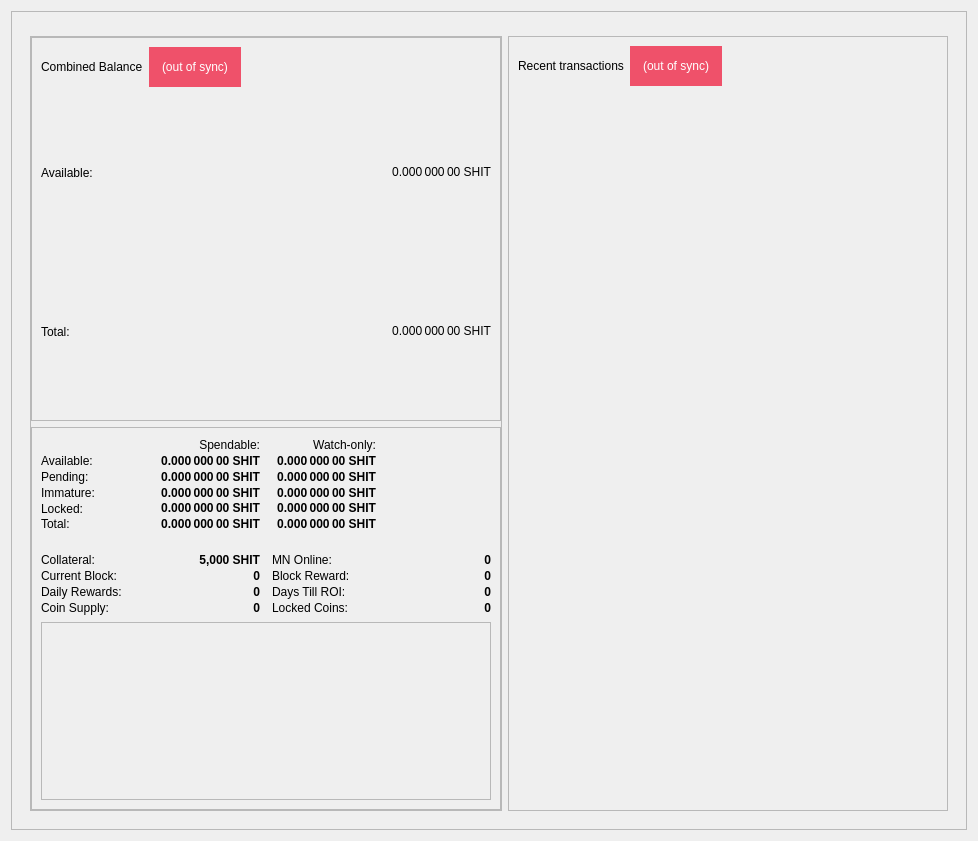
<?xml version="1.0" encoding="UTF-8"?>
<ui version="4.0">
 <class>OverviewPage</class>
 <widget class="QWidget" name="OverviewPage">
  <property name="geometry">
   <rect>
    <x>0</x>
    <y>0</y>
    <width>978</width>
    <height>841</height>
   </rect>
  </property>
  <property name="minimumSize">
   <size>
    <width>960</width>
    <height>682</height>
   </size>
  </property>
  <property name="windowTitle">
   <string>Form</string>
  </property>
  <layout class="QGridLayout" name="gridLayout_4">
   <item row="0" column="0">
    <widget class="QFrame" name="frame_BG">
     <property name="minimumSize">
      <size>
       <width>850</width>
       <height>610</height>
      </size>
     </property>
     <property name="maximumSize">
      <size>
       <width>16777215</width>
       <height>16777215</height>
      </size>
     </property>
     <property name="frameShape">
      <enum>QFrame::StyledPanel</enum>
     </property>
     <property name="frameShadow">
      <enum>QFrame::Raised</enum>
     </property>
     <layout class="QGridLayout" name="gridLayout_8">
      <item row="0" column="0">
       <widget class="QFrame" name="frame_Header">
        <layout class="QVBoxLayout" name="verticalLayout_Header">
         <property name="leftMargin">
          <number>0</number>
         </property>
         <property name="topMargin">
          <number>0</number>
         </property>
         <property name="rightMargin">
          <number>0</number>
         </property>
         <property name="bottomMargin">
          <number>0</number>
         </property>
        </layout>
       </widget>
      </item>
      <item row="1" column="0">
       <widget class="QFrame" name="frame_Content">
        <layout class="QGridLayout" name="gridLayout_2">
         <item row="0" column="0">
          <layout class="QVBoxLayout" name="verticalLayout_left" stretch="0">
           <item>
            <widget class="QFrame" name="frameObfuscation">
             <property name="minimumSize">
              <size>
               <width>0</width>
               <height>0</height>
              </size>
             </property>
             <property name="frameShape">
              <enum>QFrame::StyledPanel</enum>
             </property>
             <property name="frameShadow">
              <enum>QFrame::Raised</enum>
             </property>
             <layout class="QVBoxLayout" name="verticalLayout" stretch="0,0">
              <property name="leftMargin">
               <number>0</number>
              </property>
              <property name="topMargin">
               <number>0</number>
              </property>
              <property name="rightMargin">
               <number>0</number>
              </property>
              <property name="bottomMargin">
               <number>0</number>
              </property>
              <item>
               <widget class="QFrame" name="frame_CombinedBalances">
                <property name="minimumSize">
                 <size>
                  <width>470</width>
                  <height>0</height>
                 </size>
                </property>
                <property name="frameShape">
                 <enum>QFrame::StyledPanel</enum>
                </property>
                <property name="frameShadow">
                 <enum>QFrame::Raised</enum>
                </property>
                <layout class="QVBoxLayout" name="verticalLayout_5">
                 <property name="spacing">
                  <number>6</number>
                 </property>
                 <property name="sizeConstraint">
                  <enum>QLayout::SetNoConstraint</enum>
                 </property>
                 <item>
                  <layout class="QHBoxLayout" name="horizontalLayout_5" stretch="0,0,0">
                   <item>
                    <widget class="QLabel" name="label_5z">
                     <property name="minimumSize">
                      <size>
                       <width>0</width>
                       <height>20</height>
                      </size>
                     </property>
                     <property name="maximumSize">
                      <size>
                       <width>16777215</width>
                       <height>40</height>
                      </size>
                     </property>
                     <property name="font">
                      <font>
                       <weight>50</weight>
                       <bold>false</bold>
                      </font>
                     </property>
                     <property name="toolTip">
                      <string>Combined Balance (including unconfirmed and immature coins)</string>
                     </property>
                     <property name="text">
                      <string>Combined Balance</string>
                     </property>
                    </widget>
                   </item>
                   <item>
                    <widget class="QLabel" name="labelWalletStatus">
                     <property name="maximumSize">
                      <size>
                       <width>16777215</width>
                       <height>40</height>
                      </size>
                     </property>
                     <property name="cursor">
                      <cursorShape>WhatsThisCursor</cursorShape>
                     </property>
                     <property name="toolTip">
                      <string>The displayed information may be out of date. Your wallet automatically synchronizes with the Shit network after a connection is established, but this process has not completed yet.</string>
                     </property>
                     <property name="styleSheet">
                      <string notr="true">QLabel { background-color: #ef516a; color:#fff; padding:3px 10px; }</string>
                     </property>
                     <property name="text">
                      <string notr="true">(out of sync)</string>
                     </property>
                     <property name="alignment">
                      <set>Qt::AlignLeading|Qt::AlignLeft|Qt::AlignVCenter</set>
                     </property>
                    </widget>
                   </item>
                   <item>
                    <spacer name="horizontalSpacer_1">
                     <property name="orientation">
                      <enum>Qt::Horizontal</enum>
                     </property>
                     <property name="sizeHint" stdset="0">
                      <size>
                       <width>40</width>
                       <height>20</height>
                      </size>
                     </property>
                    </spacer>
                   </item>
                  </layout>
                 </item>
                 <item>
                  <layout class="QGridLayout" name="gridLayout_3">
                   <property name="horizontalSpacing">
                    <number>12</number>
                   </property>
                   <property name="verticalSpacing">
                    <number>0</number>
                   </property>
                   <item row="1" column="0">
                    <widget class="QLabel" name="labelBalanceTextz">
                     <property name="text">
                      <string>Available:</string>
                     </property>
                    </widget>
                   </item>
                   <item row="1" column="1">
                    <widget class="QLabel" name="labelBalancez">
                     <property name="font">
                      <font>
                       <weight>50</weight>
                       <bold>false</bold>
                      </font>
                     </property>
                     <property name="cursor">
                      <cursorShape>IBeamCursor</cursorShape>
                     </property>
                     <property name="toolTip">
                      <string>Your current spendable balance</string>
                     </property>
                     <property name="text">
                      <string notr="true">0.000 000 00 SHIT</string>
                     </property>
                     <property name="alignment">
                      <set>Qt::AlignRight|Qt::AlignTrailing|Qt::AlignVCenter</set>
                     </property>
                     <property name="textInteractionFlags">
                      <set>Qt::LinksAccessibleByMouse|Qt::TextSelectableByKeyboard|Qt::TextSelectableByMouse</set>
                     </property>
                    </widget>
                   </item>
                   <item row="2" column="0">
                    <widget class="QLabel" name="labelTotalTextz">
                     <property name="text">
                      <string>Total:</string>
                     </property>
                    </widget>
                   </item>
                   <item row="2" column="1">
                    <widget class="QLabel" name="labelTotalz">
                     <property name="font">
                      <font>
                       <weight>50</weight>
                       <bold>false</bold>
                      </font>
                     </property>
                     <property name="cursor">
                      <cursorShape>IBeamCursor</cursorShape>
                     </property>
                     <property name="toolTip">
                      <string>Total Balance, including all unavailable coins.</string>
                     </property>
                     <property name="text">
                      <string notr="true">0.000 000 00 SHIT</string>
                     </property>
                     <property name="alignment">
                      <set>Qt::AlignRight|Qt::AlignTrailing|Qt::AlignVCenter</set>
                     </property>
                     <property name="textInteractionFlags">
                      <set>Qt::LinksAccessibleByMouse|Qt::TextSelectableByKeyboard|Qt::TextSelectableByMouse</set>
                     </property>
                    </widget>
                   </item>
                  </layout>
                 </item>
                </layout>
               </widget>
              </item>
              <item>
               <widget class="QFrame" name="frame_Balances">
                <property name="frameShape">
                 <enum>QFrame::StyledPanel</enum>
                </property>
                <property name="frameShadow">
                 <enum>QFrame::Raised</enum>
                </property>
                <layout class="QVBoxLayout" name="verticalLayout_4">
                 <item>
                  <layout class="QGridLayout" name="gridLayout">
                   <property name="horizontalSpacing">
                    <number>12</number>
                   </property>
                   <property name="verticalSpacing">
                    <number>0</number>
                   </property>
                   <item row="5" column="1">
                    <widget class="QLabel" name="labelTotal">
                     <property name="font">
                      <font>
                       <weight>75</weight>
                       <bold>true</bold>
                      </font>
                     </property>
                     <property name="cursor">
                      <cursorShape>IBeamCursor</cursorShape>
                     </property>
                     <property name="toolTip">
                      <string>Your current Shit balance, unconfirmed and immature transactions included</string>
                     </property>
                     <property name="text">
                      <string notr="true">0.000 000 00 SHIT</string>
                     </property>
                     <property name="alignment">
                      <set>Qt::AlignRight|Qt::AlignTrailing|Qt::AlignVCenter</set>
                     </property>
                     <property name="textInteractionFlags">
                      <set>Qt::LinksAccessibleByMouse|Qt::TextSelectableByKeyboard|Qt::TextSelectableByMouse</set>
                     </property>
                    </widget>
                   </item>
                   <item row="0" column="1">
                    <widget class="QLabel" name="labelSpendable">
                     <property name="text">
                      <string>Spendable:</string>
                     </property>
                     <property name="alignment">
                      <set>Qt::AlignRight|Qt::AlignTrailing|Qt::AlignVCenter</set>
                     </property>
                    </widget>
                   </item>
                   <item row="5" column="2">
                    <widget class="QLabel" name="labelWatchTotal">
                     <property name="font">
                      <font>
                       <weight>75</weight>
                       <bold>true</bold>
                      </font>
                     </property>
                     <property name="cursor">
                      <cursorShape>IBeamCursor</cursorShape>
                     </property>
                     <property name="toolTip">
                      <string>Current total balance in watch-only addresses</string>
                     </property>
                     <property name="text">
                      <string notr="true">0.000 000 00 SHIT</string>
                     </property>
                     <property name="alignment">
                      <set>Qt::AlignRight|Qt::AlignTrailing|Qt::AlignVCenter</set>
                     </property>
                     <property name="textInteractionFlags">
                      <set>Qt::LinksAccessibleByMouse|Qt::TextSelectableByKeyboard|Qt::TextSelectableByMouse</set>
                     </property>
                    </widget>
                   </item>
                   <item row="3" column="0">
                    <widget class="QLabel" name="labelImmatureText">
                     <property name="text">
                      <string>Immature:</string>
                     </property>
                    </widget>
                   </item>
                   <item row="1" column="0">
                    <widget class="QLabel" name="labelBalanceText">
                     <property name="text">
                      <string>Available:</string>
                     </property>
                    </widget>
                   </item>
                   <item row="5" column="0">
                    <widget class="QLabel" name="labelTotalText">
                     <property name="toolTip">
                      <string>Your current Shit balance, unconfirmed and immature transactions included</string>
                     </property>
                     <property name="text">
                      <string>Total:</string>
                     </property>
                    </widget>
                   </item>
                   <item row="4" column="0">
                    <widget class="QLabel" name="labelLockedBalanceText">
                     <property name="toolTip">
                      <string>Locked SHIT or Masternode collaterals. These are excluded from zSHIT minting.</string>
                     </property>
                     <property name="text">
                      <string>Locked:</string>
                     </property>
                    </widget>
                   </item>
                   <item row="1" column="2">
                    <widget class="QLabel" name="labelWatchAvailable">
                     <property name="font">
                      <font>
                       <weight>75</weight>
                       <bold>true</bold>
                      </font>
                     </property>
                     <property name="cursor">
                      <cursorShape>IBeamCursor</cursorShape>
                     </property>
                     <property name="toolTip">
                      <string>Your current balance in watch-only addresses</string>
                     </property>
                     <property name="text">
                      <string notr="true">0.000 000 00 SHIT</string>
                     </property>
                     <property name="alignment">
                      <set>Qt::AlignRight|Qt::AlignTrailing|Qt::AlignVCenter</set>
                     </property>
                     <property name="textInteractionFlags">
                      <set>Qt::LinksAccessibleByMouse|Qt::TextSelectableByKeyboard|Qt::TextSelectableByMouse</set>
                     </property>
                    </widget>
                   </item>
                   <item row="3" column="2">
                    <widget class="QLabel" name="labelWatchImmature">
                     <property name="font">
                      <font>
                       <weight>75</weight>
                       <bold>true</bold>
                      </font>
                     </property>
                     <property name="cursor">
                      <cursorShape>IBeamCursor</cursorShape>
                     </property>
                     <property name="toolTip">
                      <string>Staked or masternode rewards in watch-only addresses that has not yet matured</string>
                     </property>
                     <property name="text">
                      <string notr="true">0.000 000 00 SHIT</string>
                     </property>
                     <property name="alignment">
                      <set>Qt::AlignRight|Qt::AlignTrailing|Qt::AlignVCenter</set>
                     </property>
                     <property name="textInteractionFlags">
                      <set>Qt::LinksAccessibleByMouse|Qt::TextSelectableByKeyboard|Qt::TextSelectableByMouse</set>
                     </property>
                    </widget>
                   </item>
                   <item row="4" column="1">
                    <widget class="QLabel" name="labelLockedBalance">
                     <property name="font">
                      <font>
                       <weight>75</weight>
                       <bold>true</bold>
                      </font>
                     </property>
                     <property name="cursor">
                      <cursorShape>IBeamCursor</cursorShape>
                     </property>
                     <property name="toolTip">
                      <string>Locked SHIT or Masternode collaterals. These are excluded from zSHIT minting.</string>
                     </property>
                     <property name="text">
                      <string notr="true">0.000 000 00 SHIT</string>
                     </property>
                     <property name="alignment">
                      <set>Qt::AlignRight|Qt::AlignTrailing|Qt::AlignVCenter</set>
                     </property>
                     <property name="textInteractionFlags">
                      <set>Qt::LinksAccessibleByMouse|Qt::TextSelectableByKeyboard|Qt::TextSelectableByMouse</set>
                     </property>
                    </widget>
                   </item>
                   <item row="4" column="2">
                    <widget class="QLabel" name="labelWatchLocked">
                     <property name="font">
                      <font>
                       <weight>75</weight>
                       <bold>true</bold>
                      </font>
                     </property>
                     <property name="cursor">
                      <cursorShape>IBeamCursor</cursorShape>
                     </property>
                     <property name="toolTip">
                      <string>Current locked balance in watch-only addresses</string>
                     </property>
                     <property name="text">
                      <string notr="true">0.000 000 00 SHIT</string>
                     </property>
                     <property name="alignment">
                      <set>Qt::AlignRight|Qt::AlignTrailing|Qt::AlignVCenter</set>
                     </property>
                     <property name="textInteractionFlags">
                      <set>Qt::LinksAccessibleByMouse|Qt::TextSelectableByKeyboard|Qt::TextSelectableByMouse</set>
                     </property>
                    </widget>
                   </item>
                   <item row="2" column="0">
                    <widget class="QLabel" name="labelPendingText">
                     <property name="text">
                      <string>Pending:</string>
                     </property>
                    </widget>
                   </item>
                   <item row="1" column="1">
                    <widget class="QLabel" name="labelBalance">
                     <property name="font">
                      <font>
                       <weight>75</weight>
                       <bold>true</bold>
                      </font>
                     </property>
                     <property name="cursor">
                      <cursorShape>IBeamCursor</cursorShape>
                     </property>
                     <property name="toolTip">
                      <string>Your current spendable balance</string>
                     </property>
                     <property name="text">
                      <string notr="true">0.000 000 00 SHIT</string>
                     </property>
                     <property name="alignment">
                      <set>Qt::AlignRight|Qt::AlignTrailing|Qt::AlignVCenter</set>
                     </property>
                     <property name="textInteractionFlags">
                      <set>Qt::LinksAccessibleByMouse|Qt::TextSelectableByKeyboard|Qt::TextSelectableByMouse</set>
                     </property>
                    </widget>
                   </item>
                   <item row="2" column="1">
                    <widget class="QLabel" name="labelUnconfirmed">
                     <property name="font">
                      <font>
                       <weight>75</weight>
                       <bold>true</bold>
                      </font>
                     </property>
                     <property name="cursor">
                      <cursorShape>IBeamCursor</cursorShape>
                     </property>
                     <property name="toolTip">
                      <string>Total of transactions that have yet to be confirmed, and do not yet count toward the spendable balance</string>
                     </property>
                     <property name="text">
                      <string notr="true">0.000 000 00 SHIT</string>
                     </property>
                     <property name="alignment">
                      <set>Qt::AlignRight|Qt::AlignTrailing|Qt::AlignVCenter</set>
                     </property>
                     <property name="textInteractionFlags">
                      <set>Qt::LinksAccessibleByMouse|Qt::TextSelectableByKeyboard|Qt::TextSelectableByMouse</set>
                     </property>
                    </widget>
                   </item>
                   <item row="2" column="2">
                    <widget class="QLabel" name="labelWatchPending">
                     <property name="font">
                      <font>
                       <weight>75</weight>
                       <bold>true</bold>
                      </font>
                     </property>
                     <property name="cursor">
                      <cursorShape>IBeamCursor</cursorShape>
                     </property>
                     <property name="toolTip">
                      <string>Unconfirmed transactions to watch-only addresses</string>
                     </property>
                     <property name="text">
                      <string notr="true">0.000 000 00 SHIT</string>
                     </property>
                     <property name="alignment">
                      <set>Qt::AlignRight|Qt::AlignTrailing|Qt::AlignVCenter</set>
                     </property>
                     <property name="textInteractionFlags">
                      <set>Qt::LinksAccessibleByMouse|Qt::TextSelectableByKeyboard|Qt::TextSelectableByMouse</set>
                     </property>
                    </widget>
                   </item>
                   <item row="0" column="2">
                    <widget class="QLabel" name="labelWatchonly">
                     <property name="text">
                      <string>Watch-only:</string>
                     </property>
                     <property name="alignment">
                      <set>Qt::AlignRight|Qt::AlignTrailing|Qt::AlignVCenter</set>
                     </property>
                    </widget>
                   </item>
                   <item row="10" column="3">
                    <widget class="QLabel" name="roi_2">
                     <property name="font">
                      <font>
                       <weight>75</weight>
                       <bold>true</bold>
                      </font>
                     </property>
                     <property name="cursor">
                      <cursorShape>IBeamCursor</cursorShape>
                     </property>
                     <property name="toolTip">
                      <string>Days to get Return on Investment</string>
                     </property>
                     <property name="text">
                      <string notr="true">0</string>
                     </property>
                     <property name="alignment">
                      <set>Qt::AlignRight|Qt::AlignTrailing|Qt::AlignVCenter</set>
                     </property>
                     <property name="textInteractionFlags">
                      <set>Qt::LinksAccessibleByMouse|Qt::TextSelectableByKeyboard|Qt::TextSelectableByMouse</set>
                     </property>
                    </widget>
                   </item>
                   <item row="10" column="1">
                    <widget class="QLabel" name="roi_1">
                     <property name="font">
                      <font>
                       <weight>75</weight>
                       <bold>true</bold>
                      </font>
                     </property>
                     <property name="cursor">
                      <cursorShape>IBeamCursor</cursorShape>
                     </property>
                     <property name="toolTip">
                      <string>Daily Rewards for current Collateral</string>
                     </property>
                     <property name="text">
                      <string notr="true">0</string>
                     </property>
                     <property name="alignment">
                      <set>Qt::AlignRight|Qt::AlignTrailing|Qt::AlignVCenter</set>
                     </property>
                     <property name="textInteractionFlags">
                      <set>Qt::LinksAccessibleByMouse|Qt::TextSelectableByKeyboard|Qt::TextSelectableByMouse</set>
                     </property>
                    </widget>
                   </item>
                   <item row="3" column="1">
                    <widget class="QLabel" name="labelImmature">
                     <property name="font">
                      <font>
                       <weight>75</weight>
                       <bold>true</bold>
                      </font>
                     </property>
                     <property name="cursor">
                      <cursorShape>IBeamCursor</cursorShape>
                     </property>
                     <property name="toolTip">
                      <string>Staked or masternode rewards that has not yet matured</string>
                     </property>
                     <property name="text">
                      <string notr="true">0.000 000 00 SHIT</string>
                     </property>
                     <property name="alignment">
                      <set>Qt::AlignRight|Qt::AlignTrailing|Qt::AlignVCenter</set>
                     </property>
                     <property name="textInteractionFlags">
                      <set>Qt::LinksAccessibleByMouse|Qt::TextSelectableByKeyboard|Qt::TextSelectableByMouse</set>
                     </property>
                    </widget>
                   </item>
                   <item row="10" column="0">
                    <widget class="QLabel" name="label_Daily_Rewards">
                     <property name="text">
                      <string>Daily Rewards:</string>
                     </property>
                    </widget>
                   </item>
                   <item row="7" column="2">
                    <widget class="QLabel" name="label_MN_Online">
                     <property name="text">
                      <string>MN Online:</string>
                     </property>
                    </widget>
                   </item>
                   <item row="7" column="0">
                    <widget class="QLabel" name="label_Needed_Collat">
                     <property name="text">
                      <string>Collateral:</string>
                     </property>
                    </widget>
                   </item>
                   <item row="10" column="2">
                    <widget class="QLabel" name="label_Days_ROI">
                     <property name="text">
                      <string>Days Till ROI:</string>
                     </property>
                    </widget>
                   </item>
                   <item row="7" column="1">
                    <widget class="QLabel" name="label_lcolat">
                     <property name="font">
                      <font>
                       <weight>75</weight>
                       <bold>true</bold>
                      </font>
                     </property>
                     <property name="cursor">
                      <cursorShape>IBeamCursor</cursorShape>
                     </property>
                     <property name="toolTip">
                      <string>Current collateral</string>
                     </property>
                     <property name="text">
                      <string notr="true">5,000 SHIT</string>
                     </property>
                     <property name="alignment">
                      <set>Qt::AlignRight|Qt::AlignTrailing|Qt::AlignVCenter</set>
                     </property>
                     <property name="textInteractionFlags">
                      <set>Qt::LinksAccessibleByMouse|Qt::TextSelectableByKeyboard|Qt::TextSelectableByMouse</set>
                     </property>
                    </widget>
                   </item>
                   <item row="9" column="1">
                    <widget class="QLabel" name="label_CurrentBlock_value">
                     <property name="font">
                      <font>
                       <weight>75</weight>
                       <bold>true</bold>
                      </font>
                     </property>
                     <property name="cursor">
                      <cursorShape>IBeamCursor</cursorShape>
                     </property>
                     <property name="toolTip">
                      <string>Current Block Height</string>
                     </property>
                     <property name="text">
                      <string notr="true">0</string>
                     </property>
                     <property name="alignment">
                      <set>Qt::AlignRight|Qt::AlignTrailing|Qt::AlignVCenter</set>
                     </property>
                     <property name="textInteractionFlags">
                      <set>Qt::LinksAccessibleByMouse|Qt::TextSelectableByKeyboard|Qt::TextSelectableByMouse</set>
                     </property>
                    </widget>
                   </item>
                   <item row="9" column="0">
                    <widget class="QLabel" name="label_CurrentBlock">
                     <property name="text">
                      <string>Current Block:</string>
                     </property>
                    </widget>
                   </item>
                   <item row="7" column="3">
                    <widget class="QLabel" name="labelMnTotal_Value">
                     <property name="font">
                      <font>
                       <weight>75</weight>
                       <bold>true</bold>
                      </font>
                     </property>
                     <property name="cursor">
                      <cursorShape>IBeamCursor</cursorShape>
                     </property>
                     <property name="toolTip">
                      <string>Total number of Masternodes Online</string>
                     </property>
                     <property name="text">
                      <string notr="true">0</string>
                     </property>
                     <property name="alignment">
                      <set>Qt::AlignRight|Qt::AlignTrailing|Qt::AlignVCenter</set>
                     </property>
                     <property name="textInteractionFlags">
                      <set>Qt::LinksAccessibleByMouse|Qt::TextSelectableByKeyboard|Qt::TextSelectableByMouse</set>
                     </property>
                    </widget>
                   </item>
                   <item row="9" column="2">
                    <widget class="QLabel" name="label_CurrentBlockReward">
                     <property name="text">
                      <string>Block Reward:</string>
                     </property>
                    </widget>
                   </item>
                   <item row="13" column="1">
                    <widget class="QLabel" name="label_Supply_value">
                     <property name="font">
                      <font>
                       <weight>75</weight>
                       <bold>true</bold>
                      </font>
                     </property>
                     <property name="cursor">
                      <cursorShape>IBeamCursor</cursorShape>
                     </property>
                     <property name="toolTip">
                      <string>Current Coin Supply</string>
                     </property>
                     <property name="text">
                      <string notr="true">0</string>
                     </property>
                     <property name="alignment">
                      <set>Qt::AlignRight|Qt::AlignTrailing|Qt::AlignVCenter</set>
                     </property>
                     <property name="textInteractionFlags">
                      <set>Qt::LinksAccessibleByMouse|Qt::TextSelectableByKeyboard|Qt::TextSelectableByMouse</set>
                     </property>
                    </widget>
                   </item>
                   <item row="9" column="3">
                    <widget class="QLabel" name="label_CurrentBlockReward_value">
                     <property name="font">
                      <font>
                       <weight>75</weight>
                       <bold>true</bold>
                      </font>
                     </property>
                     <property name="cursor">
                      <cursorShape>IBeamCursor</cursorShape>
                     </property>
                     <property name="toolTip">
                      <string>Current Block Reward</string>
                     </property>
                     <property name="text">
                      <string notr="true">0</string>
                     </property>
                     <property name="alignment">
                      <set>Qt::AlignRight|Qt::AlignTrailing|Qt::AlignVCenter</set>
                     </property>
                     <property name="textInteractionFlags">
                      <set>Qt::LinksAccessibleByMouse|Qt::TextSelectableByKeyboard|Qt::TextSelectableByMouse</set>
                     </property>
                    </widget>
                   </item>
                   <item row="13" column="2">
                    <widget class="QLabel" name="label_LockedCoin">
                     <property name="text">
                      <string>Locked Coins:</string>
                     </property>
                    </widget>
                   </item>
                   <item row="13" column="3">
                    <widget class="QLabel" name="label_LockedCoin_value">
                     <property name="font">
                      <font>
                       <weight>75</weight>
                       <bold>true</bold>
                      </font>
                     </property>
                     <property name="cursor">
                      <cursorShape>IBeamCursor</cursorShape>
                     </property>
                     <property name="toolTip">
                      <string>Total Amount of coins locked</string>
                     </property>
                     <property name="text">
                      <string notr="true">0</string>
                     </property>
                     <property name="alignment">
                      <set>Qt::AlignRight|Qt::AlignTrailing|Qt::AlignVCenter</set>
                     </property>
                     <property name="textInteractionFlags">
                      <set>Qt::LinksAccessibleByMouse|Qt::TextSelectableByKeyboard|Qt::TextSelectableByMouse</set>
                     </property>
                    </widget>
                   </item>
                   <item row="13" column="0">
                    <widget class="QLabel" name="label_Supply">
                     <property name="text">
                      <string>Coin Supply:</string>
                     </property>
                    </widget>
                   </item>
                   <item row="6" column="0" colspan="4">
                    <spacer name="horizontalSpacer_3">
                     <property name="orientation">
                      <enum>Qt::Horizontal</enum>
                     </property>
                     <property name="sizeHint" stdset="0">
                      <size>
                       <width>40</width>
                       <height>20</height>
                      </size>
                     </property>
                    </spacer>
                   </item>
                  </layout>
                 </item>
                 <item>
                  <widget class="QFrame" name="frameObfuscation_2">
                   <property name="minimumSize">
                    <size>
                     <width>0</width>
                     <height>0</height>
                    </size>
                   </property>
                   <property name="frameShape">
                    <enum>QFrame::StyledPanel</enum>
                   </property>
                   <property name="frameShadow">
                    <enum>QFrame::Raised</enum>
                   </property>
                   <zorder></zorder>
                  </widget>
                 </item>
                </layout>
               </widget>
              </item>
             </layout>
            </widget>
           </item>
          </layout>
         </item>
         <item row="0" column="1">
          <layout class="QVBoxLayout" name="verticalLayout_right" stretch="1">
           <item>
            <widget class="QFrame" name="frame_RecentTransactions">
             <property name="minimumSize">
              <size>
               <width>0</width>
               <height>0</height>
              </size>
             </property>
             <property name="maximumSize">
              <size>
               <width>16777215</width>
               <height>16777215</height>
              </size>
             </property>
             <property name="frameShape">
              <enum>QFrame::StyledPanel</enum>
             </property>
             <property name="frameShadow">
              <enum>QFrame::Raised</enum>
             </property>
             <layout class="QVBoxLayout" name="verticalLayout_1" stretch="0,0,0">
              <item>
               <layout class="QHBoxLayout" name="horizontalLayout_2">
                <item>
                 <widget class="QLabel" name="label_4">
                  <property name="minimumSize">
                   <size>
                    <width>0</width>
                    <height>40</height>
                   </size>
                  </property>
                  <property name="font">
                   <font>
                    <weight>50</weight>
                    <bold>false</bold>
                   </font>
                  </property>
                  <property name="text">
                   <string>Recent transactions</string>
                  </property>
                 </widget>
                </item>
                <item>
                 <widget class="QLabel" name="labelTransactionsStatus">
                  <property name="cursor">
                   <cursorShape>WhatsThisCursor</cursorShape>
                  </property>
                  <property name="toolTip">
                   <string>The displayed information may be out of date. Your wallet automatically synchronizes with the Shit network after a connection is established, but this process has not completed yet.</string>
                  </property>
                  <property name="styleSheet">
                   <string notr="true">QLabel { background-color: #ef516a; color:#fff; padding:3px 10px; }</string>
                  </property>
                  <property name="text">
                   <string notr="true">(out of sync)</string>
                  </property>
                  <property name="alignment">
                   <set>Qt::AlignRight|Qt::AlignTrailing|Qt::AlignVCenter</set>
                  </property>
                 </widget>
                </item>
                <item>
                 <spacer name="horizontalSpacer">
                  <property name="orientation">
                   <enum>Qt::Horizontal</enum>
                  </property>
                  <property name="sizeHint" stdset="0">
                   <size>
                    <width>40</width>
                    <height>20</height>
                   </size>
                  </property>
                 </spacer>
                </item>
               </layout>
              </item>
              <item>
               <widget class="QListView" name="listTransactions">
                <property name="minimumSize">
                 <size>
                  <width>0</width>
                  <height>0</height>
                 </size>
                </property>
                <property name="styleSheet">
                 <string notr="true">QListView { background: transparent; }</string>
                </property>
                <property name="frameShape">
                 <enum>QFrame::NoFrame</enum>
                </property>
                <property name="verticalScrollBarPolicy">
                 <enum>Qt::ScrollBarAlwaysOff</enum>
                </property>
                <property name="horizontalScrollBarPolicy">
                 <enum>Qt::ScrollBarAlwaysOff</enum>
                </property>
                <property name="selectionMode">
                 <enum>QAbstractItemView::NoSelection</enum>
                </property>
               </widget>
              </item>
              <item>
               <widget class="QLabel" name="labelAlerts">
                <property name="maximumSize">
                 <size>
                  <width>16777215</width>
                  <height>16777215</height>
                 </size>
                </property>
                <property name="styleSheet">
                 <string notr="true"> </string>
                </property>
                <property name="text">
                 <string/>
                </property>
                <property name="wordWrap">
                 <bool>true</bool>
                </property>
                <property name="margin">
                 <number>3</number>
                </property>
               </widget>
              </item>
             </layout>
            </widget>
           </item>
          </layout>
         </item>
        </layout>
       </widget>
      </item> 
     </layout>
    </widget>
   </item>
  </layout>
 </widget>
 <resources/>
 <connections/>
</ui>
